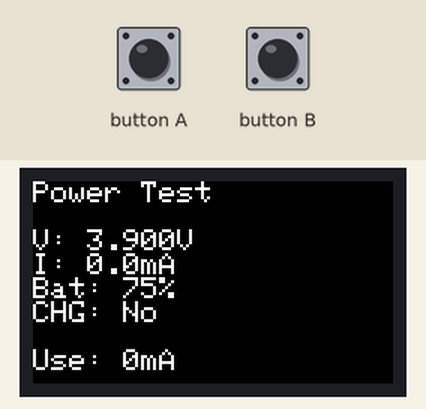
This sketch was run on a simulated ESP32. On the bench: 240×135 colour display. What the sketch prints to the serial monitor is not drawn.

Above: at 1.3 s.

The sketch:

test_power_simple.ino
```cpp
#include <M5StickCPlus2.h>

void setup() {
    auto cfg = M5.config();
    M5.begin(cfg);
    M5.Display.setRotation(1);
    M5.Display.setTextSize(2);

    Serial.begin(115200);
    delay(1000);

    Serial.println("=== M5StickC Plus2 Power Test (Simple) ===");
    Serial.println("USBを外してバッテリー動作にしてください");
    Serial.println("電流値が正しく表示されるか確認します");

    M5.Display.fillScreen(BLACK);
    M5.Display.setCursor(0, 0);
    M5.Display.println("Power Test");
    M5.Display.println("Simple");
}

void loop() {
    M5.update();

    // 電源情報を取得
    float vbat = M5.Power.getBatteryVoltage();
    float ibat = M5.Power.getBatteryCurrent();
    int level = M5.Power.getBatteryLevel();
    bool charging = M5.Power.isCharging();

    // シリアルに出力
    Serial.println("\n--- Power Status ---");
    Serial.printf("Battery Voltage: %.3f V\n", vbat/1000.0);
    Serial.printf("Battery Current: %.2f mA\n", ibat);
    Serial.printf("Battery Level: %d%%\n", level);
    Serial.printf("Charging: %s\n", charging ? "Yes" : "No");
    Serial.printf("Power Mode: %s\n", charging ? "USB Power" : "Battery Power");

    // 電流の符号を確認
    if (ibat > 0) {
        Serial.println("Current > 0: Charging or No current");
    } else if (ibat < 0) {
        Serial.printf("Current < 0: Discharging at %.2f mA\n", -ibat);
    } else {
        Serial.println("Current = 0: No current flow detected");
    }

    // ディスプレイに表示
    M5.Display.fillScreen(BLACK);
    M5.Display.setCursor(0, 0);
    M5.Display.println("Power Test");
    M5.Display.println("");
    M5.Display.printf("V: %.3fV\n", vbat/1000.0);
    M5.Display.printf("I: %.1fmA\n", ibat);
    M5.Display.printf("Bat: %d%%\n", level);
    M5.Display.printf("CHG: %s\n", charging ? "Yes" : "No");
    M5.Display.println("");

    // 絶対値で表示
    if (ibat != 0) {
        M5.Display.printf("Use: %.1fmA\n", abs(ibat));
    } else {
        M5.Display.println("Use: 0mA");
    }

    // 1秒待機
    delay(1000);
}
```
